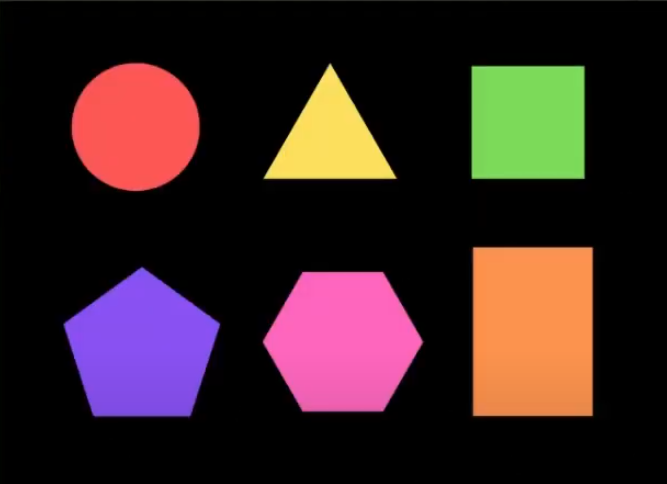
#> input picture OpenCV/Herramientas Matemáticas/Figuras.png, 667 x 484 px
$ python correlacion.py
#> lines starting #> are read from the running program, lines starting #| are printed output that depends on the picture
#> further down, im is the input picture: shape (484, 667, 3); mean B, G, R 35.9, 35.9, 56.6
import cv2 as cv
import matplotlib.pyplot as plt
import numpy as np


def correlacion(im, color):

    # Todos los Métodos para Realizar la Correlación
#> called with color = 'Verde'
    TiposCorrelacion = [
        cv.TM_CCOEFF,
        cv.TM_CCOEFF_NORMED,
        cv.TM_CCORR,
        cv.TM_CCORR_NORMED,
        cv.TM_SQDIFF,
        cv.TM_SQDIFF_NORMED
    ]

    NombresCorrelacion = [
        "C. Media Eliminada",
        "C. Media Eliminada Normalizada",
        "C. Cruzada",
        "C. Cruzada Normalizada",
        "C. Diferencia Cuadrática",
        "C. Diferencia Cuadrática Normalizada"
    ]

    region = np.zeros((200, 200))

    if (color == "Rojo"):
        region = im[25:225, 35:235]

    elif (color == "Amarillo"):
        region = im[25:225, 230:430]

    elif (color == "Verde"):
        region = im[25:225, 430:630]
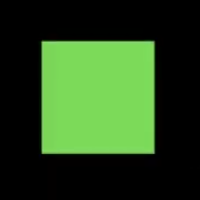
#> region: shape (200, 200, 3); mean R, G, B 39.7, 69.3, 28.6

    elif (color == "Morado"):
        region = im[250:450, 40:240]

    elif (color == "Rosa"):
        region = im[240:440, 240:440]

    elif (color == "Naranja"):
        region = im[210:450, 430:630]

    fig1 = plt.figure()
    sub1 = fig1.add_subplot(2,4,1)
    sub1.imshow(im)
    sub1 = fig1.add_subplot(2,4,2)
    sub1.imshow(region)
    sub1.set_title("Region")

    fig2 = plt.figure()
    sub2 = fig2.add_subplot(2,4,1)
    sub2.imshow(im)
    sub2 = fig2.add_subplot(2,4,2)
    sub2.imshow(region)
    sub2.set_title("Region")

    for i in range(len(TiposCorrelacion)):

        im_actual = im.copy()

        im_corr = cv.matchTemplate(im_actual,region,TiposCorrelacion[i])

        _,_,minLoc,maxLoc = cv.minMaxLoc(im_corr)

        if TiposCorrelacion[i] == cv.TM_SQDIFF or TiposCorrelacion[i] == cv.TM_SQDIFF_NORMED:
            topLeft = minLoc
        else:
            topLeft = maxLoc

        bottomRight = (topLeft[0]+region.shape[1],topLeft[1]+region.shape[0])
        cv.rectangle(im_actual,topLeft,bottomRight,(255,0,0),10)

        sub1 = fig1.add_subplot(2,4,i+3)
        sub1.imshow(im_corr)
        sub1.set_title(NombresCorrelacion[i])

        sub2 = fig2.add_subplot(2,4,i+3)
        sub2.imshow(im_actual)
        sub2.set_title(NombresCorrelacion[i])
#> this loop made 6 passes
#> (minLoc, topLeft, bottomRight) on passes 1 to 4: ((319, 138), (430, 25), (630, 225)), ((319, 137), (430, 25), (630, 225)), ((135, 140), (436, 209), (636, 409)), ((135, 140), (430, 25), (630, 225))
#> (maxLoc, topLeft, bottomRight) on passes 5 to 6: ((318, 143), (430, 25), (630, 225)), ((0, 0), (430, 25), (630, 225))
#> pass 1, in correlacion, `im_corr = cv.matchTemplate(im_actual,region,TiposCorrelacion[i])`:
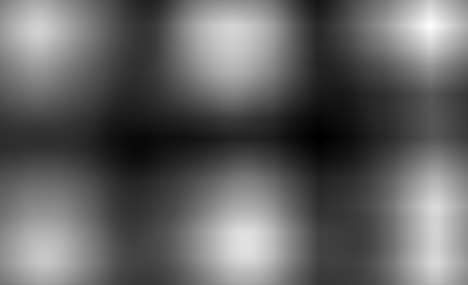
#> im_corr: shape (285, 468) float32; min -292753600, max 601055680, mean 57303524; drawn with min black and max white
#> pass 3, in correlacion, `im_corr = cv.matchTemplate(im_actual,region,TiposCorrelacion[i])`:
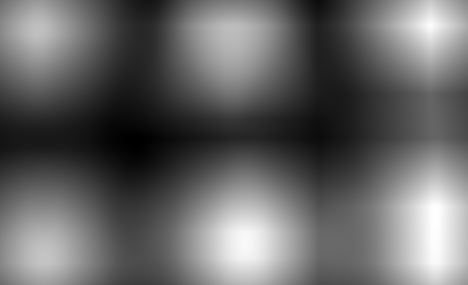
#> im_corr: shape (285, 468) float32; min 927179.5, max 894770880, mean 360654432; drawn with min black and max white
#> after the loop:
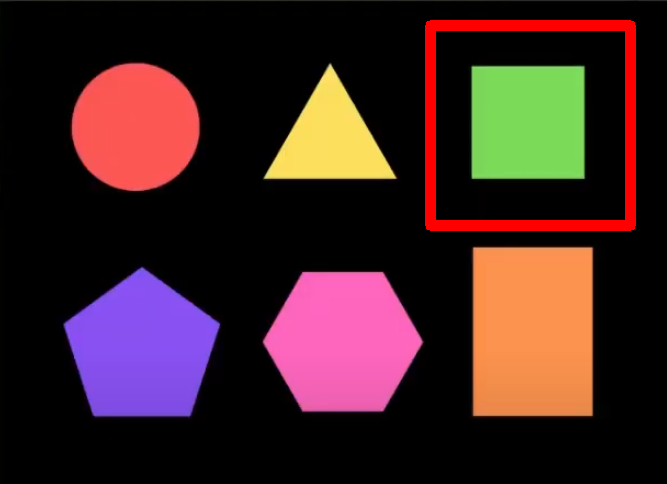
#> im_actual: shape (484, 667, 3); mean R, G, B 63.5, 35.9, 35.9
#> after the loop:
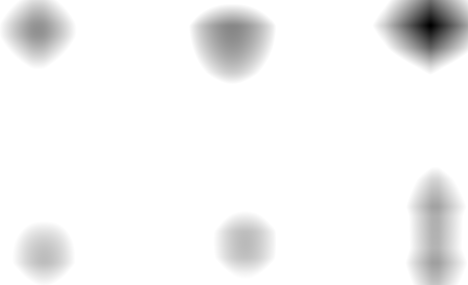
#> im_corr: shape (285, 468) float32; min 0, max 1, mean 0.956


    plt.show()
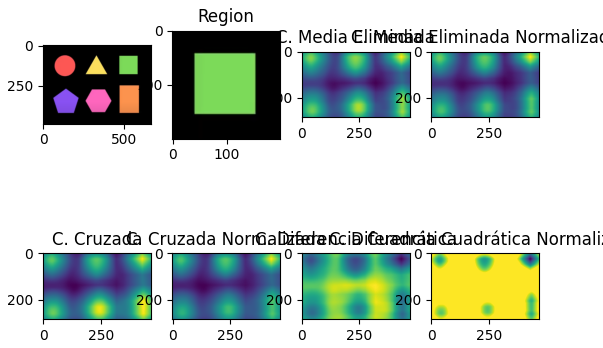
#> figure drawn by matplotlib, 8 panels
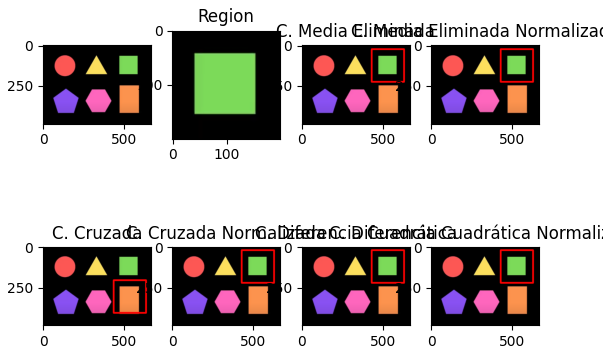
#> figure drawn by matplotlib, 8 panels


if __name__ == '__main__':
    im = cv.imread("Figuras.png")
    im = cv.cvtColor(im,cv.COLOR_BGR2RGB)

    correlacion(im, "Verde")
